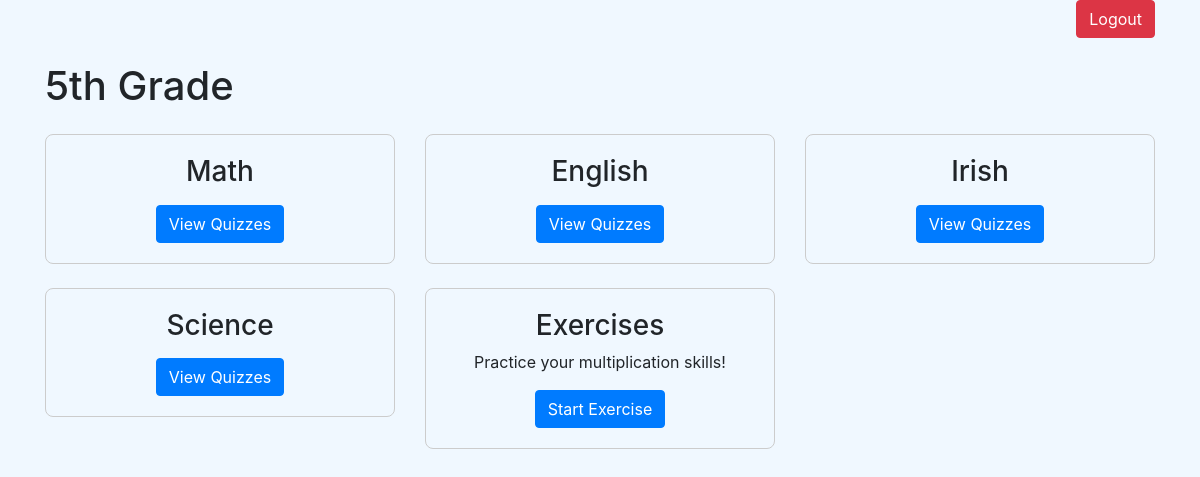
Screenshot of /education/ (signed in) with the database file from the repository.
### education/models.py (models this page shows, shortened)
class Category(models.Model):
    name = models.CharField(max_length=100)

### education/views.py (the view)
# urls.py: path('', home_view, name='home'),
@login_required
def home_view(request):
    categories = Category.objects.all()
    return render(request, 'education/home.html', {'categories': categories})

### education/templates/education/home.html (shortened to what this page needs)
{% load static %}
<!DOCTYPE html>
<html lang="en">
<head>
    <link href="https://stackpath.bootstrapcdn.com/bootstrap/4.5.2/css/bootstrap.min.css" rel="stylesheet">
</head>
<body>
    <div class="container">
        <div class="logout-link">
            <form method="POST" action="{% url 'logout' %}">
                <button type="submit" class="btn btn-danger">Logout</button>
            </form>
        </div>
        <h1 class="mt-4 mb-4">5th Grade</h1>
        <div class="row">
            {% for category in categories %}
                <div class="col-md-4 mb-4">
                    <div class="category-card">
                        <h3>{{ category.name }}</h3>
                        <a href="{% url 'quiz_list' %}?category={{ category.id }}" class="btn btn-primary">View Quizzes</a>
                    </div>
                </div>
            {% endfor %}
            <div class="col-md-4 mb-4">
                <div class="category-card">
                    <h3>Exercises</h3>
                    <p>Practice your multiplication skills!</p>
                    <a href="{% url 'exercises' %}" class="btn btn-primary">Start Exercise</a>
                </div>
            </div>
        </div>
    </div>
</body>
</html>

### education/templates/education/home.html (style rules this page uses)
body { background-color: #f0f8ff; }
.category-card { border: 1px solid #ccc; border-radius: 8px; padding: 20px; text-align: center; transition: box-shadow 0.3s; }
.logout-link { text-align: right; margin-bottom: 10px; }

### rows the page displays
Category: name "Math"
Category: name "English"
Category: name "Irish"
Category: name "Science"
